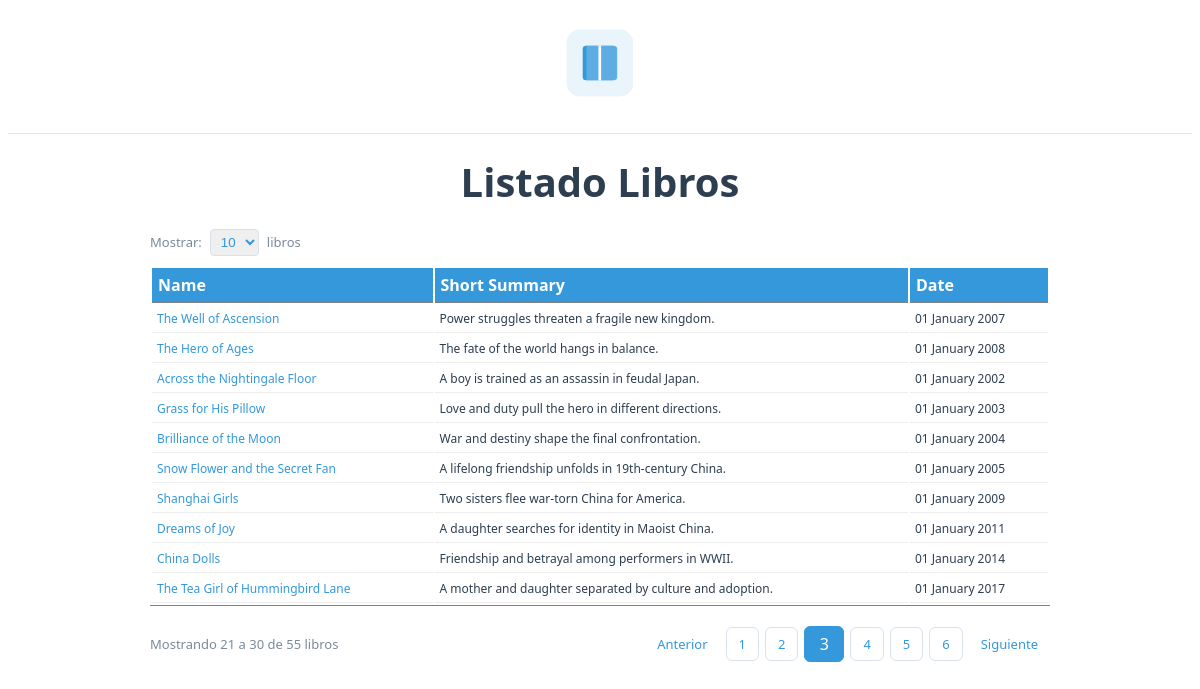
/books.php?firstItem=20&itemsPerPage=10, run on the app's committed database.
### tables this page shows
CREATE TABLE `books` (
  `book_id` mediumint(8) UNSIGNED NOT NULL,
  `book_name` varchar(200) NOT NULL,
  `isbn13` char(13) NOT NULL,
  `first_publication_date` date NOT NULL,
  `url_file` char(26) NOT NULL,
  `cover_image` char(26) NOT NULL,
  `summary` text NOT NULL,
  `shortsummary` varchar(90) NOT NULL
);

### models/mod002_accesoadatos_execute_query.php (called while the page is built, shortened)
 <?php
    function mod002_executeQuery( $strSQL, $attributes ) {
        $link = mod001_conectoBD();
 		try {
			if ( $result = $link->query( $strSQL ) ) {
				if ( $result->num_rows !== 0) {
					$arRetorno[ "status" ][ "codError" ] = "000";
					$arRetorno[ "status" ][ "numRows" ] = $result->num_rows;
					$i = 0;
					while ($row = $result->fetch_array(MYSQLI_ASSOC)) {
						foreach ( $attributes as $element) {
							if (isset($element[2])) {
								if ($element[2] === "bool") {
									$arRetorno["data"][$i][$element[1]] = (bool)$row[$element[0]];
								} else if ($element[2] === "int") {
									if ($row[$element[0]] !== null) {
										$arRetorno["data"][$i][$element[1]] = intval( $row[ $element[ 0 ] ] );
									} else {
										$arRetorno["data"][$i][$element[1]] = null;
									}
								}
							} else {
								$arRetorno["data"][$i][$element[1]] = $row[$element[0]];
							}
						}
						$i++;
					}
				} else {
					$arRetorno["status"]["codError"]    = "001";
					$arRetorno["status"]["strSQL"]      = $strSQL;
				}
			}
		} catch (mysqli_sql_exception $e) {
			error_log($e->getMessage());
			$arRetorno["status"]["codError"]        = "002";
			$arRetorno["status"]["strSQL"]          = $strSQL;
			$arRetorno["status"]["msgError"]        = $e -> getMessage();
		}
        return $arRetorno;
    }
?>

### models/books/mod002_accesoadatos.php (called while the page is built, shortened)
 <?php
	require "models/mod002_accesoadatos_execute_query.php";
	function mod002_getBooksPagination( $firstItem, $itemsPerPage ) {
		$attributes = [
			[ "book_id", "book_id", "int"],
			[ "book_name","book_name"],
			[ "shortsummary","summary"],
			[ "first_publication_date", "first_publication_date"],
			[ "isbn13", "isbn13"],
			[ "cover_image", "cover_image"]
		];
		$strSQL = "SELECT
					`books`.`book_id`,
					`books`.`book_name`,
					`books`.`shortsummary`,
					`books`.`first_publication_date`,
					`books`.`isbn13`,
					`books`.`cover_image`
		FROM `books`
		LIMIT $firstItem, $itemsPerPage
		";
		return mod002_executeQuery($strSQL, $attributes);
	}
	function mod002_getTotalBooks() {
		$attributes = [
			[ "totalBooks", "totalBooks", "int"]
		];
		$strSQL = "SELECT COUNT( * ) AS totalBooks
				   FROM `books`";
		return mod002_executeQuery($strSQL, $attributes);
	}
?>

### models/books/mod003_logica.php (called while the page is built, shortened)
 <?php
	require "models/books/mod002_accesoadatos.php";
	function mod003_getBooksPagination( $firstItem, $itemsPerPage ) {
		$books = mod002_getBooksPagination( $firstItem, $itemsPerPage );
		return $books;
	}
	function mod003_getTotalBooks() {
		$totalBooks = mod002_getTotalBooks();
 		return $totalBooks[ "data" ][ 0 ][ "totalBooks" ];
	}
?>

### books.php (called while the page is built)
<?php
	require "models/books/mod004_presentacion.php";
	if (isset($_GET["book_id"])) {
		$book_id = $_GET["book_id"];
		$html = mod004_getBookDetail($book_id);
	} else {
		if ( isset( $_GET[ "firstItem" ], $_GET[ "itemsPerPage" ]  ) ) {
			$firstItem = $_GET[ "firstItem" ];
			$itemsPerPage = $_GET[ "itemsPerPage" ];
		}else{
			$firstItem = "0";
			$itemsPerPage = "10";
		}
		$html = mod004_getBooksPagination( $firstItem, $itemsPerPage );
	}
	require "views/view_books.php";
?>

### models/books/mod004_presentacion.php (the view, shortened to what this page needs)
<?php
	require "models/books/mod003_logica.php";
	function mod004_getBooksPagination( $firstItem, $itemsPerPage ) {
		$data = mod003_getBooksPagination( $firstItem, $itemsPerPage );
		$title = "Libros";
		$html = "";
		if ($data[ "status" ][ "codError" ] === "000" ){
			$books_data = $data["data"];
			$html .= "<h1>Listado Libros</h1>";
			$html .= mod004_itemsPerPageOptions( $itemsPerPage, $firstItem );
			$html .= "<table id='books_table'>";
			$html .= "<thead><tr>
				<th>Name</th>
				<th>Short Summary</th>
				<th>Date</th>
			</tr></thead>";
			$html .= "<tbody>";
			foreach ( $books_data as $book ) {
				$html .= "<tr>"
							. "<td><a href='books.php?book_id=".$book["book_id"]."'>".$book["book_name"]."</a></td>"
							. "<td>".$book["summary"]."</td>"
							. "<td>".$book["first_publication_date"]."</td>"
							. "</tr>";
			}
			$html .= "</tbody></table>";
			$html .= mod004_controlsPagination( $firstItem, $itemsPerPage );
			return [
				"title" => $title,
				"html" => $html
			];
		} else {
			return mod004_generateError($data[ "status" ]);
		}
	}
	function mod004_itemsPerPageOptions( $currentItemsPerPage, $firstItem) {
		$options = [5, 10, 20, 50];
		$html = "<div class='itemsPerPageControl'><span>Mostrar: </span>";
		$html .= "<form method='GET' id='itemsPerPageForm'>";
		$html .= "<select id='itemsPerPageSelect' name='itemsPerPage' onchange='this.form.firstItem.value=0; this.form.submit();'>";
		foreach ( $options as $option ) {
			$selected = ($option == $currentItemsPerPage) ? "selected" : "";
			$html .= "<option value='$option' $selected>$option</option>";
		}
		$html .= "</select>";
		$html .= "<input type='hidden' name='firstItem' value='0'>";
		$html .= "</form><span>libros</span></div>";
		return $html;
	}
	function mod004_controlsPagination( $firstItem, $itemsPerPage ) {
		$totalBooks = mod003_getTotalBooks();
		$htmlControls = "";
		$htmlControls .= "<div class='pagination_container'>";
		$htmlControls .= "<div class='pagination_info'>Mostrando " . ($firstItem + 1) . " a " . min($firstItem + $itemsPerPage, $totalBooks) . " de $totalBooks libros</div>";
		$currentPage = floor($firstItem / $itemsPerPage) + 1;
		$totalPages = ceil($totalBooks / $itemsPerPage);
		$htmlControls .= "<div class='pagination_controls'>";
		if ( $currentPage > 1 ) {
			$prevPage = $firstItem - $itemsPerPage;
			$htmlControls.= "<div class='control'> <a href='books.php?firstItem=$prevPage&itemsPerPage=$itemsPerPage'>Anterior</a> </div>";
		}else{
			$htmlControls.= "<div class='control disabled'>Anterior</div>";
		}
		for ( $i = 1; $i <= $totalPages; $i++ ) {
			$pageStartItem = ($i - 1) * $itemsPerPage;
			if ( $i == $currentPage ) {
				$htmlControls.= "<div class='control page_btn page_btn_current'>$i</div>";
			} else {
				$htmlControls.= "<div class='control page_btn'> <a href='books.php?firstItem=$pageStartItem&itemsPerPage=$itemsPerPage'>$i</a> </div>";
			}
		}
		if ( $currentPage < $totalPages ) {
			$nextPage = $firstItem + $itemsPerPage;
			$htmlControls.= "<div class='control'> <a href='books.php?firstItem=$nextPage&itemsPerPage=$itemsPerPage'>Siguiente</a> </div>";
		} else {
			$htmlControls.= "<div class='control disabled'>Siguiente</div>";
		}
		$htmlControls.= "</div>";
		$htmlControls.= "</div>";
		return $htmlControls;
	}
?>

### assets/css/style.css (style rules this page uses)
body { font-family: "Segoe UI", Roboto, Arial, sans-serif; }
h1, h2, h3, p { text-align: center; }
h1 { font-size: 40px; font-weight: 800; margin-bottom: 20px; margin-top: 0px; }
table { width: 100%; border-bottom: gray 1px solid; }
table thead { background-color: #3498db; color: white; }
th { text-align: left; padding: 6px; font-weight: 600; border-bottom: gray 1px solid; }
td { padding: 5px; border-bottom: 1px solid #eee; vertical-align: top; font-size: 12px; }
a { color: #3498db; text-decoration: none; }
.itemsPerPageControl { display: flex; gap: 8px; align-items: center; margin-bottom: 10px; font-size: 13px; color: #7a8a9a; }
.itemsPerPageControl select { padding: 4px 6px; color: #3498db; border: 1px solid #d9e2ec; border-radius: 4px; }
.pagination_container { margin-top: 20px; display: flex; justify-content: space-between; align-items: center; gap: 15px; flex-wrap: wrap; }
.pagination_info { font-size: 13px; color: #7a8a9a; }
.pagination_controls { display: flex; align-items: center; gap: 6px; }
.control { display: flex; align-items: center; justify-content: center; }
.control a { display: inline-block; padding: 7px 12px; color: #3498db; font-size: 13px; }
.page_btn { min-width: 18px; text-align: center; border: 1px solid #d9e2ec; border-radius: 6px; padding: 0px; }
.page_btn_current { background: #3498db; border: 1px solid #3498db; color: white; font-weight: 500; padding: 6px 10px; }

### data on the page
books: book_name "The Well of Ascension", shortsummary "Power struggles threaten a fragile new kingdom.", first_publication_date "01 January 2007"
books: book_name "The Hero of Ages", shortsummary "The fate of the world hangs in balance.", first_publication_date "01 January 2008"
books: book_name "Across the Nightingale Floor", shortsummary "A boy is trained as an assassin in feudal Japan.", first_publication_date "01 January 2002"
books: book_name "Grass for His Pillow", shortsummary "Love and duty pull the hero in different directions.", first_publication_date "01 January 2003"
books: book_name "Brilliance of the Moon", shortsummary "War and destiny shape the final confrontation.", first_publication_date "01 January 2004"
books: book_name "Snow Flower and the Secret Fan", shortsummary "A lifelong friendship unfolds in 19th-century China.", first_publication_date "01 January 2005"
books: book_name "Shanghai Girls", shortsummary "Two sisters flee war-torn China for America.", first_publication_date "01 January 2009"
books: book_name "Dreams of Joy", shortsummary "A daughter searches for identity in Maoist China.", first_publication_date "01 January 2011"
books: book_name "China Dolls", shortsummary "Friendship and betrayal among performers in WWII.", first_publication_date "01 January 2014"
books: book_name "The Tea Girl of Hummingbird Lane", shortsummary "A mother and daughter separated by culture and adoption.", first_publication_date "01 January 2017"

### other printed values
$firstItem + 1 "21"
min($firstItem + $itemsPerPage, $totalBooks) "30"
$totalBooks "55"
form field itemsPerPage "10"
